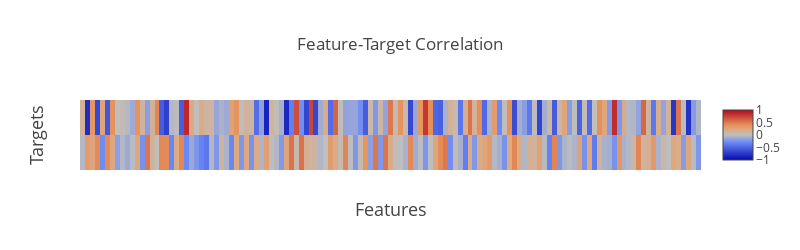

The cell this chart's notebook holds for it:
### Markdown cell above
Conclusions: <br />
    - lattice_angle_beta_degree highly correlated with lattice_vector_1_ang.  Plot both together and combine as new feature?
    - number of atoms correlated with larger lattice vectors - self-explanatory.
    - space group correlated with larger lattice_vector_3_ang.  Any way to use this?

### Code cell
#Correlations between features and targets
corrAll = dfTrain[features + targets].corr()
dataCorrAll = [go.Heatmap(x = features, y = targets, z = corrAll.loc[targets, features].values,
                          zmin = -1, zmax = 1, showscale = True)]
layout = dict(title = 'Feature-Target Correlation',
              xaxis = dict(title = 'Features', titlefont = dict(size = 18),
                           showticklabels = False, ticks = ""),
              yaxis = dict(title = 'Targets', titlefont = dict(size = 18),
                           showticklabels = False, ticks = ""),
              width = 800, height = 250,
              autosize = False
              )
figure = dict(data = dataCorrAll, layout = layout)
iplot(figure)

### Figure 1 — Plotly figure (JSON) as saved in the notebook; plotly's stock layout.template omitted (floating-point values rounded to 4 significant figures; data arrays with more than 128 entries replaced by an {"elided": "..."} marker saying what was removed)
{"data": [{"showscale": true, "type": "heatmap", "x": ["lattice_angle_gamma_degree", "Cation-O NN1 BL Max", "Al CN Max", "In-In NN1 BL Max Inv", "O CN Min", "In CN Max", "O-Al NN1 BL Min Inv", "Ga CN Max", "O CN Max", "Clusters 2-3", "Hull Volume 1-3 Per Atom", "Al-O NN1 BL Min Inv", "Ga-O NN1 BL Max Inv", "Al-In NN1 BL Min Inv", "Clusters 1-2 Per Atom", "Ga-Al NN1 BL Max Inv", "In-O NN1 BL Avg Inv", "O-In NN1 BL Avg Inv", "Ga Atoms", "Unique 2", "O-In NN1 BL Min Inv", "O-O NN1 BL Min Inv", "In-O NN1 BL Range Inv", "Ga-Ga NN1 BL Min Inv", "O-O NN1 BL Range Inv", "O-Ga NN1 BL Max Inv", "O-Al NN1 BL Range Inv", "lattice_vector_1_ang", "lattice_angle_alpha_degree", "O-O NN1 BL Range", "Clusters Per Atom", "Al CN Avg", "Hull Volume 2-3 Per Atom", "xy", "Ga-O NN1 BL Avg Inv", "In-Ga NN1 BL Avg Inv", "Al-Ga NN1 BL Range Inv", "O-O NN1 BL Min", "Ga-O NN1 BL Range Inv", "O-Ga NN1 BL Range Inv", "lattice_angle_beta_degree", "O-O NN1 BL Avg", "Al-In NN1 BL Max Inv", "O-Al NN1 BL Max Inv", "Al-In NN1 BL Avg Inv", "Cation-O NN1 BL Avg", "percent_atom_al", "In Atoms", "number_of_total_atoms", "Ga-Al NN1 BL Range Inv", "In CN Min", "O-Al NN1 BL Avg Inv", "Ga-In NN1 BL Range Inv", "lattice_vector_3_ang", "Al-Al NN1 BL Range Inv", "xx", "Clusters 1-3", "In CN Avg", "Ga CN Avg", "In-Al NN1 BL Min Inv", "O-Ga NN1 BL Min Inv", "In-Al NN1 BL Avg Inv", "Al-Al NN1 BL Min Inv", "xz", "Al-Ga NN1 BL Min Inv", "yz", "In-In NN1 BL Avg Inv", "lattice_vector_2_ang", "Ga-Al NN1 BL Min Inv", "O-O NN1 BL Max Inv", "Ga-Al NN1 BL Avg Inv", "Ga-In NN1 BL Avg Inv", "In-O NN1 BL Max Inv", "In-Al NN1 BL Max Inv", "Clusters", "Ga-Ga NN1 BL Range Inv", "Cation-O NN1 BL Min", "zy", "Al-Al NN1 BL Max Inv", "Ga CN Min", "Al-O NN1 BL Max Inv", "In-Ga NN1 BL Min Inv", "spacegroup", "Al-Ga NN1 BL Avg Inv", "Hull Volume Per Atom", "Ga-Ga NN1 BL Avg Inv", "Al-O NN1 BL Avg Inv", "In-In NN1 BL Min Inv", "Unique 3", "Al-O NN1 BL Range Inv", "In-Ga NN1 BL Max Inv", "Clusters 1-2", "O-In NN1 BL Max Inv", "yx", "O-Ga NN1 BL Avg Inv", "In-O NN1 BL Min Inv", "Ga-O NN1 BL Min Inv", "Al-Ga NN1 BL Max Inv", "Hull Volume 1-3", "Clusters 2-3 Per Atom", "Ga-In NN1 BL Max Inv", "Ga-Ga NN1 BL Max Inv", "Ga-In NN1 BL Min Inv", "percent_atom_ga", "Al CN Min", "In-Al NN1 BL Range Inv", "Hull Volume", "O-O NN1 BL Avg Inv", "Hull Volume 1-2 Per Atom", "In-Ga NN1 BL Range Inv", "O-In NN1 BL Range Inv", "Unique 1", "zz", "Al Atoms", "zx", "Hull Volume 1-2", "O CN Avg", "Clusters 1-3 Per Atom", "In-In NN1 BL Range Inv", "percent_atom_in", "Al-Al NN1 BL Avg Inv", "Hull Volume 2-3", "O-O NN1 BL Max", "Al-In NN1 BL Range Inv", "yy"], "y": ["formation_energy_ev_natom", "bandgap_energy_ev"], "z": {"elided": "2x125 float values"}, "zmax": 1, "zmin": -1}], "layout": {"autosize": false, "height": 250, "title": "Feature-Target Correlation", "width": 800, "xaxis": {"showticklabels": false, "ticks": "", "title": "Features", "titlefont": {"size": 18}}, "yaxis": {"showticklabels": false, "ticks": "", "title": "Targets", "titlefont": {"size": 18}}}}
